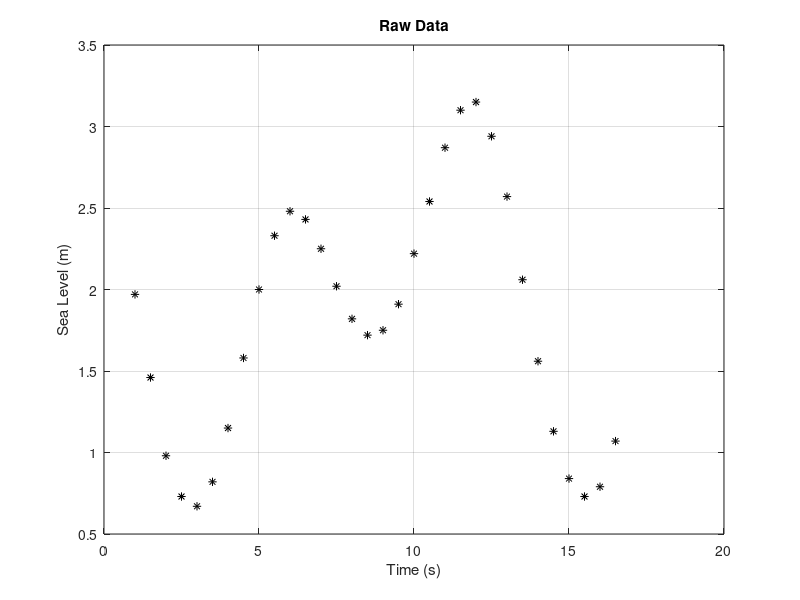
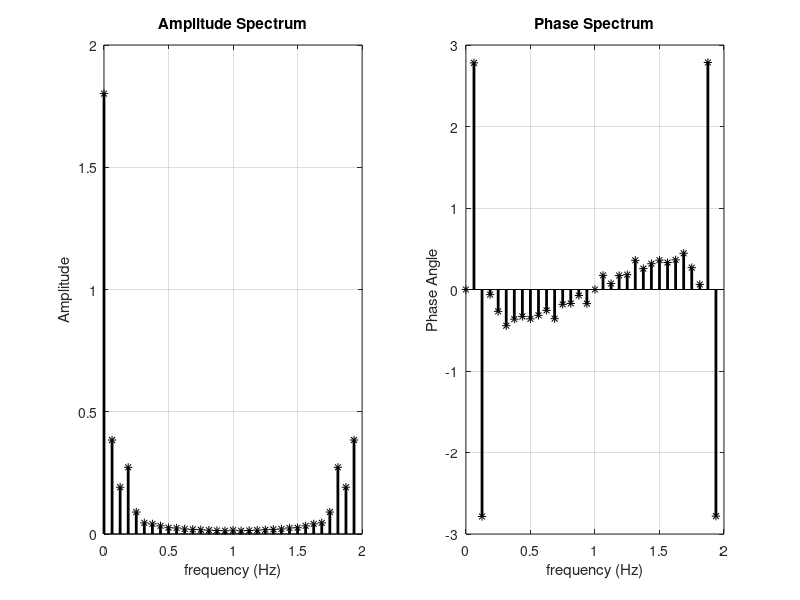

MATLAB code for these plots, in order: (Note: this script raises an error after producing the figures.)
% Fourier Transforms in MATLAB (Discrete)
clc, clearvars, close all, format compact

%%%%%%%%%%% INITIAL SETUP

% Raw Data (sea level height, meters)
x = [1.97 1.46 0.98 0.73 0.67 0.82 1.15 1.58 2 2.33 ...
    2.48 2.43 2.25 2.02 1.82 1.72 1.75 1.91 2.22 2.54 ...
    2.87 3.1 3.15 2.94 2.57 2.06 1.56 1.13 0.84 0.73 ...
    0.79 1.07];             % 32 data points
t = 1:0.5:16.5;             % each spaced 0.5s apart

% Parameters
L = length(x);              % number of samples  (samples)
% Fs = 1/mean(diff(t));     % sampling frequency (samples/sec)
Fs = 2; % = 1/0.5           % 2 samples/s (adjust based on your application)
f = (0:L-1) * Fs/L;         % frequency (Hz, 1/s) samples/sec / samples
 
% Plot Raw Data
figure(1)
plot(t,x,'*k')   % visualize raw data
grid on, xlabel('Time (s)'), ylabel('Sea Level (m)')
title('Raw Data')


%%%%%%%%%%% FOURIER TRANSFORM

% Take the FFT
X = fft(x);         % complex numbers!!! --> angle and amplitude
X_norm = 1/L * X;   

% Amplitude and Phase Spectrum (Full Spectrum, not half spectrum)
figure(2)
subplot(1,2,1)
stem(f,abs(X_norm),'*k','linewidth',2), xlabel('frequency (Hz)'),ylabel('Amplitude'), grid on
title('Amplitude Spectrum')
subplot(1,2,2)
stem(f,angle(X_norm),'*k','linewidth',2), xlabel('frequency (Hz)'),ylabel('Phase Angle'), grid on
title('Phase Spectrum') 
% angle(H) returns the phase angles, in radians, of a matrix with complex elements.

% A*cos(2*pi*f + phase)

% Make a Table of Values (Coeffs, Freq, Amplitude, Angle)
table1 = table(X_norm.',f.',abs(X_norm.'),angle(X_norm.'));     % use .' to only invert
table1.Properties.VariableNames = {'FFT Coeffs','Frequency','Amplitude','Phase'};
disp(table1)


%%%%%%%%%%% DOMINANT FREQUENCIES

% Reconstruct Using k Dominant Frequencies
X_recon_dom = X; % X=fft(x)
k = 3;                  % keeps the first #k and last #k + the mean
for i = (k+2):(L-k)     % keep 1st value (avg) and k-front and k-end
    X_recon_dom(i) = 0;
end

% Inverse Fourier Transform using DOMINANT FREQUENCIES % at ends of bandwidth
% AKA reconstruct the signal using only dominant frequencies (not all frequencies present)
x_recon_dom = ifft(X_recon_dom);

% Plot of Signal using Dominant Frequencies
figure(3)
plot(t, x,'k-*','linewidth',2) % Raw Data
hold on, grid on
plot(t, x_recon_dom,'b--','linewidth',2) % Reconstructed
xlabel('Time (s)'), ylabel('Sea Level (m)')
title('Dominant Frequency Reconstruction of Signal')
l2 = append(num2str(k),' FFT Dominant Terms');
legend('Raw Data',l2,'Location','Northwest')


%%%%%%%%%%% ALL FREQUENCIES

% Reconstruct signals using all the frequencies (should get original signal back)
X_recon = X;
x_recon = ifft(X_recon);

% Plot full reconstruction
figure(4)
plot(t, x,'k-*','linewidth',2) % Raw Data
hold on, grid on
plot(t, x_recon,'b--','linewidth',2) % Reconstructed
xlabel('Time (s)'), ylabel('Sea Level (m)')
title('Sea Level Height vs. Time')
l2 = append(num2str(length(x_recon)),' FFT Dominant Terms');
legend('Raw Data',l2,'Location','Northwest')